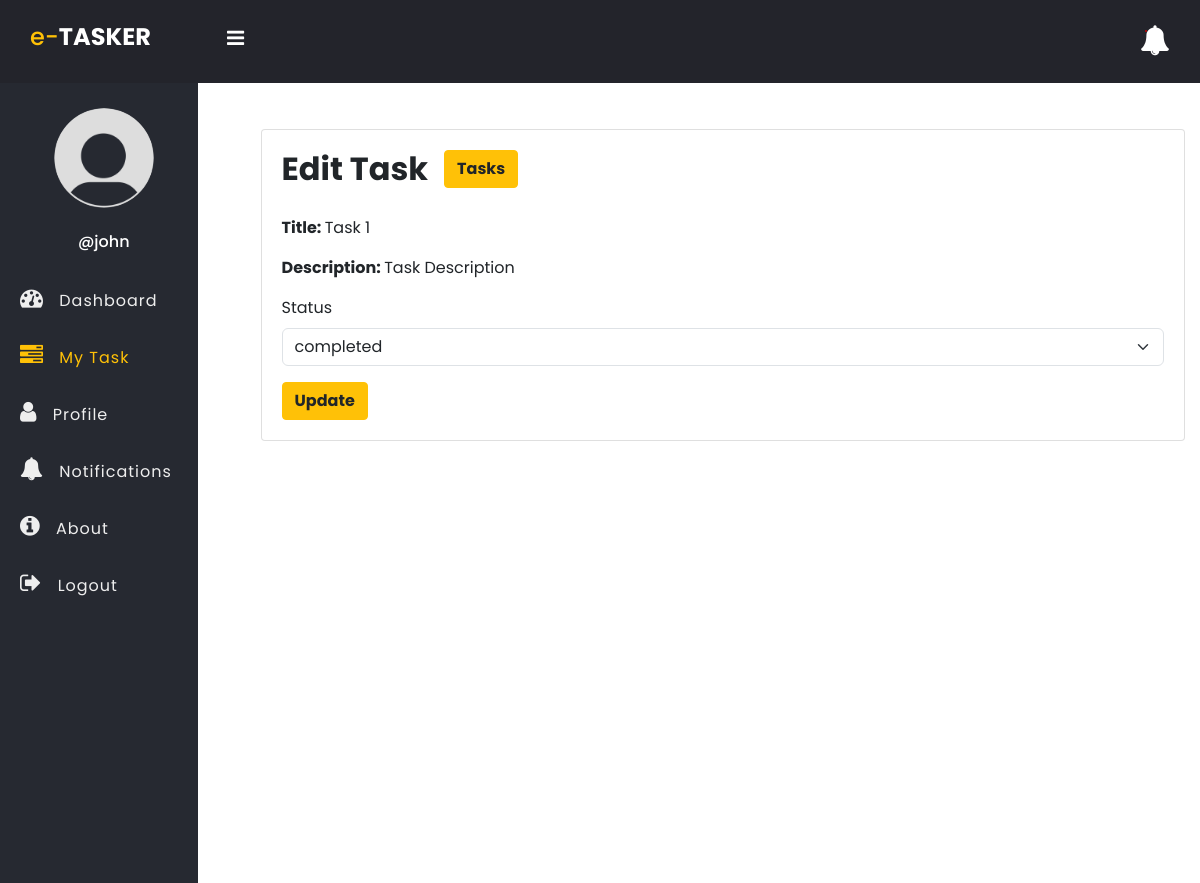
The page /edit-task-employee.php?id=1 (signed in) on the database its author committed.
### tables this page shows
CREATE TABLE `tasks` (
  `id` int(11) NOT NULL,
  `title` varchar(100) NOT NULL,
  `description` text DEFAULT NULL,
  `assigned_to` int(11) DEFAULT NULL,
  `due_date` date DEFAULT NULL,
  `status` enum('pending','in_progress','completed') DEFAULT 'pending',
  `created_at` timestamp NOT NULL DEFAULT current_timestamp()
);

### app/Model/Task.php (called while the page is built, shortened)
<?php
function get_task_by_id($conn, $id){
	$sql = "SELECT * FROM tasks WHERE id =? ";
	$stmt = $conn->prepare($sql);
	$stmt->execute([$id]);
	if($stmt->rowCount() > 0){
		$task = $stmt->fetch();
	}else $task = 0;
	return $task;
}

### edit-task-employee.php (the view, shortened to what this page needs)
<?php
if (isset($_SESSION['role']) && isset($_SESSION['id']) && $_SESSION['role'] == "employee") {
	include "DB_connection.php";
	include "app/Model/Task.php";
	include "app/Model/User.php";
	$id = $_GET['id'];
	$task = get_task_by_id($conn, $id);
?>
	<!DOCTYPE html>
	<html>
	<head>
		<link rel="stylesheet" href="https://stackpath.bootstrapcdn.com/font-awesome/4.7.0/css/font-awesome.min.css">
		<link rel="stylesheet" href="https://cdn.jsdelivr.net/npm/bootstrap@5.3.3/dist/css/bootstrap.min.css">
		<link rel="stylesheet" href="css/style.css">
	</head>
	<body>
		<?php include "inc/header.php" ?>
		<div class="body">
			<?php include "inc/nav.php" ?>
			<section class="container bg-white ms-5 mt-3 section-1">
				<div class="card">
					<div class="card-body">
						<h2 class="card-title fw-bold d-flex">Edit Task <a href="my_task.php" class="btn btn-warning fw-bold mb-3 ms-3">Tasks</a></h2>
						<form method="POST" action="app/update-task-employee.php">
							<div class="mb-3">
								<p><b>Title: </b><?= $task['title'] ?></p>
							</div>
							<div class="mb-3">
								<p><b>Description: </b><?= $task['description'] ?></p>
							</div>
							<div class="mb-3">
								<label for="status" class="form-label">Status</label>
								<select name="status" class="form-select" id="status">
									<option <?php if ($task['status'] == "completed") echo "selected"; ?>>completed</option>
								</select>
							</div>
							<button class="btn btn-warning fw-bold">Update</button>
						</form>
					</div>
				</div>
			</section>
		</div>
	</body>
	</html>
<?php } else {
	$em = "First login";
	header("Location: login.php?error=$em");
	exit();
}
?>

### css/style.css (style rules this page uses)
* { padding: 0; margin: 0; box-sizing: border-box; font-family: arial, sans-serif; }
.body { display: flex; }
.section-1 { padding: 30px; }
.section-1 { width: 100%; background: #ffe; }

### rows shown on the page
tasks: title "Task 1", description "Task Description", status "completed"

### other values the page prints
$_SESSION['username'] "john"
